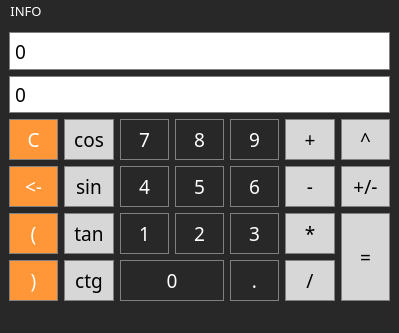
<?xml version="1.0" encoding="UTF-8"?>
<ui version="4.0">
 <class>MainWindow</class>
 <widget class="QMainWindow" name="MainWindow">
  <property name="geometry">
   <rect>
    <x>0</x>
    <y>0</y>
    <width>399</width>
    <height>333</height>
   </rect>
  </property>
  <property name="minimumSize">
   <size>
    <width>399</width>
    <height>333</height>
   </size>
  </property>
  <property name="maximumSize">
   <size>
    <width>501</width>
    <height>401</height>
   </size>
  </property>
  <property name="font">
   <font>
    <family>OCR A Extended</family>
    <pointsize>10</pointsize>
   </font>
  </property>
  <property name="windowTitle">
   <string>CALCULATOR</string>
  </property>
  <property name="styleSheet">
   <string notr="true">background-color: rgb(40, 40, 40);
color: white;</string>
  </property>
  <widget class="QWidget" name="centralwidget">
   <layout class="QGridLayout" name="gridLayout">
    <item row="3" column="6">
     <widget class="QPushButton" name="b_uminus">
      <property name="sizePolicy">
       <sizepolicy hsizetype="Minimum" vsizetype="Preferred">
        <horstretch>0</horstretch>
        <verstretch>0</verstretch>
       </sizepolicy>
      </property>
      <property name="minimumSize">
       <size>
        <width>41</width>
        <height>41</height>
       </size>
      </property>
      <property name="maximumSize">
       <size>
        <width>61</width>
        <height>61</height>
       </size>
      </property>
      <property name="font">
       <font>
        <family>OCR A Extended</family>
        <pointsize>14</pointsize>
       </font>
      </property>
      <property name="styleSheet">
       <string notr="true">QPushButton {
   	color: black;
  	background-color: rgb(215, 215, 215);
  	border: 1px solid gray;
}
QPushButton:pressed {
    background-color: qlineargradient(x1: 0, y1: 0, x2: 0, y2: 1,
                                      stop: 0 #BEBEBE, stop: 1 #D7D7D7);
}</string>
      </property>
      <property name="text">
       <string>+/-</string>
      </property>
     </widget>
    </item>
    <item row="2" column="4">
     <widget class="QPushButton" name="b_9">
      <property name="sizePolicy">
       <sizepolicy hsizetype="Minimum" vsizetype="Preferred">
        <horstretch>0</horstretch>
        <verstretch>0</verstretch>
       </sizepolicy>
      </property>
      <property name="minimumSize">
       <size>
        <width>41</width>
        <height>41</height>
       </size>
      </property>
      <property name="maximumSize">
       <size>
        <width>61</width>
        <height>61</height>
       </size>
      </property>
      <property name="font">
       <font>
        <family>OCR A Extended</family>
        <pointsize>14</pointsize>
       </font>
      </property>
      <property name="styleSheet">
       <string notr="true">QPushButton {
   	color: white;
   	border: 1px solid gray;
	background-color: rgb(40, 40, 40);
}
QPushButton:pressed {
    background-color: qlineargradient(x1: 0, y1: 0, x2: 0, y2: 1,
                                      stop: 0 #dadbde, stop: 1 rgb(40, 40, 40));
}</string>
      </property>
      <property name="text">
       <string>9</string>
      </property>
     </widget>
    </item>
    <item row="2" column="2">
     <widget class="QPushButton" name="b_7">
      <property name="sizePolicy">
       <sizepolicy hsizetype="Minimum" vsizetype="Preferred">
        <horstretch>0</horstretch>
        <verstretch>0</verstretch>
       </sizepolicy>
      </property>
      <property name="minimumSize">
       <size>
        <width>41</width>
        <height>41</height>
       </size>
      </property>
      <property name="maximumSize">
       <size>
        <width>61</width>
        <height>61</height>
       </size>
      </property>
      <property name="font">
       <font>
        <family>OCR A Extended</family>
        <pointsize>14</pointsize>
       </font>
      </property>
      <property name="styleSheet">
       <string notr="true">QPushButton {
   	color: white;
   	border: 1px solid gray;
	background-color: rgb(40, 40, 40);
}
QPushButton:pressed {
    background-color: qlineargradient(x1: 0, y1: 0, x2: 0, y2: 1,
                                      stop: 0 #dadbde, stop: 1 rgb(40, 40, 40));
}</string>
      </property>
      <property name="text">
       <string>7</string>
      </property>
     </widget>
    </item>
    <item row="4" column="1">
     <widget class="QPushButton" name="b_tan">
      <property name="sizePolicy">
       <sizepolicy hsizetype="Minimum" vsizetype="Preferred">
        <horstretch>0</horstretch>
        <verstretch>0</verstretch>
       </sizepolicy>
      </property>
      <property name="minimumSize">
       <size>
        <width>41</width>
        <height>41</height>
       </size>
      </property>
      <property name="maximumSize">
       <size>
        <width>61</width>
        <height>61</height>
       </size>
      </property>
      <property name="font">
       <font>
        <family>OCR A Extended</family>
        <pointsize>14</pointsize>
       </font>
      </property>
      <property name="styleSheet">
       <string notr="true">QPushButton {
   	color: black;
  	background-color: rgb(215, 215, 215);
  	border: 1px solid gray;
}
QPushButton:pressed {
    background-color: qlineargradient(x1: 0, y1: 0, x2: 0, y2: 1,
                                      stop: 0 #BEBEBE, stop: 1 #D7D7D7);
}</string>
      </property>
      <property name="text">
       <string>tan</string>
      </property>
     </widget>
    </item>
    <item row="4" column="2">
     <widget class="QPushButton" name="b_1">
      <property name="sizePolicy">
       <sizepolicy hsizetype="Minimum" vsizetype="Preferred">
        <horstretch>0</horstretch>
        <verstretch>0</verstretch>
       </sizepolicy>
      </property>
      <property name="minimumSize">
       <size>
        <width>41</width>
        <height>41</height>
       </size>
      </property>
      <property name="maximumSize">
       <size>
        <width>61</width>
        <height>61</height>
       </size>
      </property>
      <property name="font">
       <font>
        <family>OCR A Extended</family>
        <pointsize>14</pointsize>
       </font>
      </property>
      <property name="styleSheet">
       <string notr="true">QPushButton {
   	color: white;
   	border: 1px solid gray;
	background-color: rgb(40, 40, 40);
}
QPushButton:pressed {
    background-color: qlineargradient(x1: 0, y1: 0, x2: 0, y2: 1,
                                      stop: 0 #dadbde, stop: 1 rgb(40, 40, 40));
}</string>
      </property>
      <property name="text">
       <string>1</string>
      </property>
     </widget>
    </item>
    <item row="5" column="1">
     <widget class="QPushButton" name="b_ctg">
      <property name="sizePolicy">
       <sizepolicy hsizetype="Minimum" vsizetype="Preferred">
        <horstretch>0</horstretch>
        <verstretch>0</verstretch>
       </sizepolicy>
      </property>
      <property name="minimumSize">
       <size>
        <width>41</width>
        <height>41</height>
       </size>
      </property>
      <property name="maximumSize">
       <size>
        <width>61</width>
        <height>61</height>
       </size>
      </property>
      <property name="font">
       <font>
        <family>OCR A Extended</family>
        <pointsize>14</pointsize>
       </font>
      </property>
      <property name="styleSheet">
       <string notr="true">QPushButton {
  	color: black;
  	background-color: rgb(215, 215, 215);
  	border: 1px solid gray;
}
QPushButton:pressed {
    background-color: qlineargradient(x1: 0, y1: 0, x2: 0, y2: 1,
                                      stop: 0 #BEBEBE, stop: 1 #D7D7D7);
}</string>
      </property>
      <property name="text">
       <string>ctg</string>
      </property>
     </widget>
    </item>
    <item row="5" column="2" colspan="2">
     <widget class="QPushButton" name="b_0">
      <property name="sizePolicy">
       <sizepolicy hsizetype="Minimum" vsizetype="Preferred">
        <horstretch>0</horstretch>
        <verstretch>0</verstretch>
       </sizepolicy>
      </property>
      <property name="minimumSize">
       <size>
        <width>0</width>
        <height>41</height>
       </size>
      </property>
      <property name="maximumSize">
       <size>
        <width>16777215</width>
        <height>61</height>
       </size>
      </property>
      <property name="font">
       <font>
        <family>OCR A Extended</family>
        <pointsize>14</pointsize>
       </font>
      </property>
      <property name="styleSheet">
       <string notr="true">QPushButton {
   	color: white;
   	border: 1px solid gray;
	background-color: rgb(40, 40, 40);
}
QPushButton:pressed {
    background-color: qlineargradient(x1: 0, y1: 0, x2: 0, y2: 1,
                                      stop: 0 #dadbde, stop: 1 rgb(40, 40, 40));
}</string>
      </property>
      <property name="text">
       <string>0</string>
      </property>
     </widget>
    </item>
    <item row="4" column="4">
     <widget class="QPushButton" name="b_3">
      <property name="sizePolicy">
       <sizepolicy hsizetype="Minimum" vsizetype="Preferred">
        <horstretch>0</horstretch>
        <verstretch>0</verstretch>
       </sizepolicy>
      </property>
      <property name="minimumSize">
       <size>
        <width>41</width>
        <height>41</height>
       </size>
      </property>
      <property name="maximumSize">
       <size>
        <width>61</width>
        <height>61</height>
       </size>
      </property>
      <property name="font">
       <font>
        <family>OCR A Extended</family>
        <pointsize>14</pointsize>
       </font>
      </property>
      <property name="styleSheet">
       <string notr="true">QPushButton {
   	color: white;
   	border: 1px solid gray;
	background-color: rgb(40, 40, 40);
}
QPushButton:pressed {
    background-color: qlineargradient(x1: 0, y1: 0, x2: 0, y2: 1,
                                      stop: 0 #dadbde, stop: 1 rgb(40, 40, 40));
}</string>
      </property>
      <property name="text">
       <string>3</string>
      </property>
     </widget>
    </item>
    <item row="4" column="6" rowspan="2">
     <widget class="QPushButton" name="b_equals">
      <property name="sizePolicy">
       <sizepolicy hsizetype="Minimum" vsizetype="Preferred">
        <horstretch>0</horstretch>
        <verstretch>0</verstretch>
       </sizepolicy>
      </property>
      <property name="minimumSize">
       <size>
        <width>41</width>
        <height>0</height>
       </size>
      </property>
      <property name="maximumSize">
       <size>
        <width>61</width>
        <height>16777215</height>
       </size>
      </property>
      <property name="font">
       <font>
        <family>OCR A Extended</family>
        <pointsize>14</pointsize>
       </font>
      </property>
      <property name="styleSheet">
       <string notr="true">QPushButton {
   	color: black;
  	background-color: rgb(215, 215, 215);
  	border: 1px solid gray;
}
QPushButton:pressed {
    background-color: qlineargradient(x1: 0, y1: 0, x2: 0, y2: 1,
                                      stop: 0 #BEBEBE, stop: 1 #D7D7D7);
}</string>
      </property>
      <property name="text">
       <string>=</string>
      </property>
     </widget>
    </item>
    <item row="5" column="0">
     <widget class="QPushButton" name="b_right">
      <property name="sizePolicy">
       <sizepolicy hsizetype="Minimum" vsizetype="Preferred">
        <horstretch>0</horstretch>
        <verstretch>0</verstretch>
       </sizepolicy>
      </property>
      <property name="minimumSize">
       <size>
        <width>41</width>
        <height>41</height>
       </size>
      </property>
      <property name="maximumSize">
       <size>
        <width>61</width>
        <height>61</height>
       </size>
      </property>
      <property name="font">
       <font>
        <family>OCR A Extended</family>
        <pointsize>14</pointsize>
       </font>
      </property>
      <property name="styleSheet">
       <string notr="true">QPushButton {
  	background-color: rgb(255, 151, 57);
  	color: white; 
  	border: 1px solid gray;
}

QPushButton:pressed {
    background-color: qlineargradient(x1: 0, y1: 0, x2: 0, y2: 1,
                                      stop: 0 #FF7832, stop: 1 #FF9739);
}</string>
      </property>
      <property name="text">
       <string>)</string>
      </property>
     </widget>
    </item>
    <item row="5" column="4">
     <widget class="QPushButton" name="b_point">
      <property name="sizePolicy">
       <sizepolicy hsizetype="Minimum" vsizetype="Preferred">
        <horstretch>0</horstretch>
        <verstretch>0</verstretch>
       </sizepolicy>
      </property>
      <property name="minimumSize">
       <size>
        <width>41</width>
        <height>41</height>
       </size>
      </property>
      <property name="maximumSize">
       <size>
        <width>61</width>
        <height>61</height>
       </size>
      </property>
      <property name="font">
       <font>
        <family>OCR A Extended</family>
        <pointsize>14</pointsize>
       </font>
      </property>
      <property name="styleSheet">
       <string notr="true">QPushButton {
   	color: white;
   	border: 1px solid gray;
	background-color: rgb(40, 40, 40);
}
QPushButton:pressed {
    background-color: qlineargradient(x1: 0, y1: 0, x2: 0, y2: 1,
                                      stop: 0 #dadbde, stop: 1 rgb(40, 40, 40));
}</string>
      </property>
      <property name="text">
       <string>.</string>
      </property>
     </widget>
    </item>
    <item row="2" column="1">
     <widget class="QPushButton" name="b_cos">
      <property name="sizePolicy">
       <sizepolicy hsizetype="Minimum" vsizetype="Preferred">
        <horstretch>0</horstretch>
        <verstretch>0</verstretch>
       </sizepolicy>
      </property>
      <property name="minimumSize">
       <size>
        <width>41</width>
        <height>41</height>
       </size>
      </property>
      <property name="maximumSize">
       <size>
        <width>61</width>
        <height>61</height>
       </size>
      </property>
      <property name="font">
       <font>
        <family>OCR A Extended</family>
        <pointsize>14</pointsize>
       </font>
      </property>
      <property name="styleSheet">
       <string notr="true">QPushButton {
   	color: black;
  	background-color: rgb(215, 215, 215);
  	border: 1px solid gray;
}
QPushButton:pressed {
    background-color: qlineargradient(x1: 0, y1: 0, x2: 0, y2: 1,
                                      stop: 0 #BEBEBE, stop: 1 #D7D7D7);
}</string>
      </property>
      <property name="text">
       <string>cos</string>
      </property>
     </widget>
    </item>
    <item row="2" column="6">
     <widget class="QPushButton" name="b_power">
      <property name="sizePolicy">
       <sizepolicy hsizetype="Minimum" vsizetype="Preferred">
        <horstretch>0</horstretch>
        <verstretch>0</verstretch>
       </sizepolicy>
      </property>
      <property name="minimumSize">
       <size>
        <width>41</width>
        <height>41</height>
       </size>
      </property>
      <property name="maximumSize">
       <size>
        <width>61</width>
        <height>61</height>
       </size>
      </property>
      <property name="font">
       <font>
        <family>OCR A Extended</family>
        <pointsize>14</pointsize>
       </font>
      </property>
      <property name="styleSheet">
       <string notr="true">QPushButton {
   	color: black;
  	background-color: rgb(215, 215, 215);
  	border: 1px solid gray;
}
QPushButton:pressed {
    background-color: qlineargradient(x1: 0, y1: 0, x2: 0, y2: 1,
                                      stop: 0 #BEBEBE, stop: 1 #D7D7D7);
}</string>
      </property>
      <property name="text">
       <string>^</string>
      </property>
     </widget>
    </item>
    <item row="2" column="0">
     <widget class="QPushButton" name="b_clear">
      <property name="sizePolicy">
       <sizepolicy hsizetype="Minimum" vsizetype="Preferred">
        <horstretch>0</horstretch>
        <verstretch>0</verstretch>
       </sizepolicy>
      </property>
      <property name="minimumSize">
       <size>
        <width>41</width>
        <height>41</height>
       </size>
      </property>
      <property name="maximumSize">
       <size>
        <width>61</width>
        <height>61</height>
       </size>
      </property>
      <property name="font">
       <font>
        <family>OCR A Extended</family>
        <pointsize>14</pointsize>
       </font>
      </property>
      <property name="styleSheet">
       <string notr="true">QPushButton {
  	background-color: rgb(255, 151, 57);
 	color: white; 
  	border: 1px solid gray;
}

QPushButton:pressed {
	background-color: qlineargradient(x1: 0, y1: 0, x2: 0, y2: 1,
                                      stop: 0 #FF7832, stop: 1 #FF9739);
}</string>
      </property>
      <property name="text">
       <string>C</string>
      </property>
     </widget>
    </item>
    <item row="3" column="2">
     <widget class="QPushButton" name="b_4">
      <property name="sizePolicy">
       <sizepolicy hsizetype="Minimum" vsizetype="Preferred">
        <horstretch>0</horstretch>
        <verstretch>0</verstretch>
       </sizepolicy>
      </property>
      <property name="minimumSize">
       <size>
        <width>41</width>
        <height>41</height>
       </size>
      </property>
      <property name="maximumSize">
       <size>
        <width>61</width>
        <height>61</height>
       </size>
      </property>
      <property name="font">
       <font>
        <family>OCR A Extended</family>
        <pointsize>14</pointsize>
       </font>
      </property>
      <property name="styleSheet">
       <string notr="true">QPushButton {
   	color: white;
   	border: 1px solid gray;
	background-color: rgb(40, 40, 40);
}
QPushButton:pressed {
    background-color: qlineargradient(x1: 0, y1: 0, x2: 0, y2: 1,
                                      stop: 0 #dadbde, stop: 1 rgb(40, 40, 40));
}</string>
      </property>
      <property name="text">
       <string>4</string>
      </property>
     </widget>
    </item>
    <item row="3" column="4">
     <widget class="QPushButton" name="b_6">
      <property name="sizePolicy">
       <sizepolicy hsizetype="Minimum" vsizetype="Preferred">
        <horstretch>0</horstretch>
        <verstretch>0</verstretch>
       </sizepolicy>
      </property>
      <property name="minimumSize">
       <size>
        <width>41</width>
        <height>41</height>
       </size>
      </property>
      <property name="maximumSize">
       <size>
        <width>61</width>
        <height>61</height>
       </size>
      </property>
      <property name="font">
       <font>
        <family>OCR A Extended</family>
        <pointsize>14</pointsize>
       </font>
      </property>
      <property name="styleSheet">
       <string notr="true">QPushButton {
   	color: white;
   	border: 1px solid gray;
	background-color: rgb(40, 40, 40);
}
QPushButton:pressed {
    background-color: qlineargradient(x1: 0, y1: 0, x2: 0, y2: 1,
                                      stop: 0 #dadbde, stop: 1 rgb(40, 40, 40));
}</string>
      </property>
      <property name="text">
       <string>6</string>
      </property>
     </widget>
    </item>
    <item row="4" column="3">
     <widget class="QPushButton" name="b_2">
      <property name="sizePolicy">
       <sizepolicy hsizetype="Minimum" vsizetype="Preferred">
        <horstretch>0</horstretch>
        <verstretch>0</verstretch>
       </sizepolicy>
      </property>
      <property name="minimumSize">
       <size>
        <width>41</width>
        <height>41</height>
       </size>
      </property>
      <property name="maximumSize">
       <size>
        <width>61</width>
        <height>61</height>
       </size>
      </property>
      <property name="font">
       <font>
        <family>OCR A Extended</family>
        <pointsize>14</pointsize>
       </font>
      </property>
      <property name="styleSheet">
       <string notr="true">QPushButton {
   	color: white;
   	border: 1px solid gray;
	background-color: rgb(40, 40, 40);
}
QPushButton:pressed {
    background-color: qlineargradient(x1: 0, y1: 0, x2: 0, y2: 1,
                                      stop: 0 #dadbde, stop: 1 rgb(40, 40, 40));
}</string>
      </property>
      <property name="text">
       <string>2</string>
      </property>
     </widget>
    </item>
    <item row="2" column="3">
     <widget class="QPushButton" name="b_8">
      <property name="sizePolicy">
       <sizepolicy hsizetype="Minimum" vsizetype="Preferred">
        <horstretch>0</horstretch>
        <verstretch>0</verstretch>
       </sizepolicy>
      </property>
      <property name="minimumSize">
       <size>
        <width>41</width>
        <height>41</height>
       </size>
      </property>
      <property name="maximumSize">
       <size>
        <width>61</width>
        <height>61</height>
       </size>
      </property>
      <property name="font">
       <font>
        <family>OCR A Extended</family>
        <pointsize>14</pointsize>
       </font>
      </property>
      <property name="styleSheet">
       <string notr="true">QPushButton {
   	color: white;
   	border: 1px solid gray;
	background-color: rgb(40, 40, 40);
}
QPushButton:pressed {
    background-color: qlineargradient(x1: 0, y1: 0, x2: 0, y2: 1,
                                      stop: 0 #dadbde, stop: 1 rgb(40, 40, 40));
}</string>
      </property>
      <property name="text">
       <string>8</string>
      </property>
     </widget>
    </item>
    <item row="4" column="0">
     <widget class="QPushButton" name="b_left">
      <property name="sizePolicy">
       <sizepolicy hsizetype="Minimum" vsizetype="Preferred">
        <horstretch>0</horstretch>
        <verstretch>0</verstretch>
       </sizepolicy>
      </property>
      <property name="minimumSize">
       <size>
        <width>41</width>
        <height>41</height>
       </size>
      </property>
      <property name="maximumSize">
       <size>
        <width>61</width>
        <height>61</height>
       </size>
      </property>
      <property name="font">
       <font>
        <family>OCR A Extended</family>
        <pointsize>14</pointsize>
       </font>
      </property>
      <property name="styleSheet">
       <string notr="true">QPushButton {
  	background-color: rgb(255, 151, 57);
  	color: white; 
  	border: 1px solid gray;
}

QPushButton:pressed {
    background-color: qlineargradient(x1: 0, y1: 0, x2: 0, y2: 1,
                                      stop: 0 #FF7832, stop: 1 #FF9739);
}</string>
      </property>
      <property name="text">
       <string>(</string>
      </property>
     </widget>
    </item>
    <item row="3" column="0">
     <widget class="QPushButton" name="b_back">
      <property name="sizePolicy">
       <sizepolicy hsizetype="Minimum" vsizetype="Preferred">
        <horstretch>0</horstretch>
        <verstretch>0</verstretch>
       </sizepolicy>
      </property>
      <property name="minimumSize">
       <size>
        <width>41</width>
        <height>41</height>
       </size>
      </property>
      <property name="maximumSize">
       <size>
        <width>61</width>
        <height>61</height>
       </size>
      </property>
      <property name="font">
       <font>
        <family>OCR A Extended</family>
        <pointsize>14</pointsize>
       </font>
      </property>
      <property name="styleSheet">
       <string notr="true">QPushButton {
  	background-color: rgb(255, 151, 57);
  	color: white; 
  	border: 1px solid gray;
}

QPushButton:pressed {
    background-color: qlineargradient(x1: 0, y1: 0, x2: 0, y2: 1,
                                      stop: 0 #FF7832, stop: 1 #FF9739);
}</string>
      </property>
      <property name="text">
       <string>&lt;-</string>
      </property>
     </widget>
    </item>
    <item row="3" column="3">
     <widget class="QPushButton" name="b_5">
      <property name="sizePolicy">
       <sizepolicy hsizetype="Minimum" vsizetype="Preferred">
        <horstretch>0</horstretch>
        <verstretch>0</verstretch>
       </sizepolicy>
      </property>
      <property name="minimumSize">
       <size>
        <width>41</width>
        <height>41</height>
       </size>
      </property>
      <property name="maximumSize">
       <size>
        <width>61</width>
        <height>61</height>
       </size>
      </property>
      <property name="font">
       <font>
        <family>OCR A Extended</family>
        <pointsize>14</pointsize>
       </font>
      </property>
      <property name="styleSheet">
       <string notr="true">QPushButton {
   	color: white;
   	border: 1px solid gray;
	background-color: rgb(40, 40, 40);
}
QPushButton:pressed {
    background-color: qlineargradient(x1: 0, y1: 0, x2: 0, y2: 1,
                                      stop: 0 #dadbde, stop: 1 rgb(40, 40, 40));
}</string>
      </property>
      <property name="text">
       <string>5</string>
      </property>
     </widget>
    </item>
    <item row="3" column="1">
     <widget class="QPushButton" name="b_sin">
      <property name="sizePolicy">
       <sizepolicy hsizetype="Minimum" vsizetype="Preferred">
        <horstretch>0</horstretch>
        <verstretch>0</verstretch>
       </sizepolicy>
      </property>
      <property name="minimumSize">
       <size>
        <width>41</width>
        <height>41</height>
       </size>
      </property>
      <property name="maximumSize">
       <size>
        <width>61</width>
        <height>61</height>
       </size>
      </property>
      <property name="font">
       <font>
        <family>OCR A Extended</family>
        <pointsize>14</pointsize>
       </font>
      </property>
      <property name="styleSheet">
       <string notr="true">QPushButton {
   	color: black;
  	background-color: rgb(215, 215, 215);
  	border: 1px solid gray;
}
QPushButton:pressed {
    background-color: qlineargradient(x1: 0, y1: 0, x2: 0, y2: 1,
                                      stop: 0 #BEBEBE, stop: 1 #D7D7D7);
}</string>
      </property>
      <property name="text">
       <string>sin</string>
      </property>
     </widget>
    </item>
    <item row="3" column="5">
     <widget class="QPushButton" name="b_minus">
      <property name="sizePolicy">
       <sizepolicy hsizetype="Minimum" vsizetype="Preferred">
        <horstretch>0</horstretch>
        <verstretch>0</verstretch>
       </sizepolicy>
      </property>
      <property name="minimumSize">
       <size>
        <width>41</width>
        <height>41</height>
       </size>
      </property>
      <property name="maximumSize">
       <size>
        <width>61</width>
        <height>61</height>
       </size>
      </property>
      <property name="font">
       <font>
        <family>OCR A Extended</family>
        <pointsize>14</pointsize>
       </font>
      </property>
      <property name="styleSheet">
       <string notr="true">QPushButton {
   	color: black;
  	background-color: rgb(215, 215, 215);
  	border: 1px solid gray;
}
QPushButton:pressed {
    background-color: qlineargradient(x1: 0, y1: 0, x2: 0, y2: 1,
                                      stop: 0 #BEBEBE, stop: 1 #D7D7D7);
}</string>
      </property>
      <property name="text">
       <string>-</string>
      </property>
     </widget>
    </item>
    <item row="2" column="5">
     <widget class="QPushButton" name="b_plus">
      <property name="sizePolicy">
       <sizepolicy hsizetype="Minimum" vsizetype="Preferred">
        <horstretch>0</horstretch>
        <verstretch>0</verstretch>
       </sizepolicy>
      </property>
      <property name="minimumSize">
       <size>
        <width>41</width>
        <height>41</height>
       </size>
      </property>
      <property name="maximumSize">
       <size>
        <width>61</width>
        <height>61</height>
       </size>
      </property>
      <property name="font">
       <font>
        <family>OCR A Extended</family>
        <pointsize>14</pointsize>
       </font>
      </property>
      <property name="styleSheet">
       <string notr="true">QPushButton {
   	color: black;
  	background-color: rgb(215, 215, 215);
  	border: 1px solid gray;
}
QPushButton:pressed {
    background-color: qlineargradient(x1: 0, y1: 0, x2: 0, y2: 1,
                                      stop: 0 #BEBEBE, stop: 1 #D7D7D7);
}</string>
      </property>
      <property name="text">
       <string>+</string>
      </property>
     </widget>
    </item>
    <item row="4" column="5">
     <widget class="QPushButton" name="b_multiple">
      <property name="sizePolicy">
       <sizepolicy hsizetype="Minimum" vsizetype="Preferred">
        <horstretch>0</horstretch>
        <verstretch>0</verstretch>
       </sizepolicy>
      </property>
      <property name="minimumSize">
       <size>
        <width>41</width>
        <height>41</height>
       </size>
      </property>
      <property name="maximumSize">
       <size>
        <width>61</width>
        <height>61</height>
       </size>
      </property>
      <property name="font">
       <font>
        <family>OCR A Extended</family>
        <pointsize>14</pointsize>
       </font>
      </property>
      <property name="styleSheet">
       <string notr="true">QPushButton {
   	color: black;
  	background-color: rgb(215, 215, 215);
  	border: 1px solid gray;
}
QPushButton:pressed {
    background-color: qlineargradient(x1: 0, y1: 0, x2: 0, y2: 1,
                                      stop: 0 #BEBEBE, stop: 1 #D7D7D7);
}</string>
      </property>
      <property name="text">
       <string>*</string>
      </property>
     </widget>
    </item>
    <item row="5" column="5">
     <widget class="QPushButton" name="b_division">
      <property name="sizePolicy">
       <sizepolicy hsizetype="Minimum" vsizetype="Preferred">
        <horstretch>0</horstretch>
        <verstretch>0</verstretch>
       </sizepolicy>
      </property>
      <property name="minimumSize">
       <size>
        <width>41</width>
        <height>41</height>
       </size>
      </property>
      <property name="maximumSize">
       <size>
        <width>61</width>
        <height>61</height>
       </size>
      </property>
      <property name="font">
       <font>
        <family>OCR A Extended</family>
        <pointsize>14</pointsize>
       </font>
      </property>
      <property name="styleSheet">
       <string notr="true">QPushButton {
   	color: black;
  	background-color: rgb(215, 215, 215);
  	border: 1px solid gray;
}
QPushButton:pressed {
    background-color: qlineargradient(x1: 0, y1: 0, x2: 0, y2: 1,
                                      stop: 0 #BEBEBE, stop: 1 #D7D7D7);
}</string>
      </property>
      <property name="text">
       <string>/</string>
      </property>
     </widget>
    </item>
    <item row="1" column="0" colspan="7">
     <widget class="QLabel" name="output">
      <property name="sizePolicy">
       <sizepolicy hsizetype="Preferred" vsizetype="Preferred">
        <horstretch>0</horstretch>
        <verstretch>0</verstretch>
       </sizepolicy>
      </property>
      <property name="minimumSize">
       <size>
        <width>281</width>
        <height>31</height>
       </size>
      </property>
      <property name="maximumSize">
       <size>
        <width>501</width>
        <height>41</height>
       </size>
      </property>
      <property name="font">
       <font>
        <family>OCR A Extended</family>
        <pointsize>14</pointsize>
       </font>
      </property>
      <property name="styleSheet">
       <string notr="true">QLabel {
	color: black;
    border: 1px solid gray;
	background-color: white;
}</string>
      </property>
      <property name="text">
       <string>0</string>
      </property>
     </widget>
    </item>
    <item row="0" column="0" colspan="7">
     <widget class="QLabel" name="input">
      <property name="sizePolicy">
       <sizepolicy hsizetype="Preferred" vsizetype="Preferred">
        <horstretch>0</horstretch>
        <verstretch>0</verstretch>
       </sizepolicy>
      </property>
      <property name="minimumSize">
       <size>
        <width>281</width>
        <height>31</height>
       </size>
      </property>
      <property name="maximumSize">
       <size>
        <width>501</width>
        <height>41</height>
       </size>
      </property>
      <property name="font">
       <font>
        <family>OCR A Extended</family>
        <pointsize>14</pointsize>
       </font>
      </property>
      <property name="styleSheet">
       <string notr="true">QLabel {
	color: black;
    border: 1px solid gray;
    background-color: white;
}</string>
      </property>
      <property name="text">
       <string>0</string>
      </property>
     </widget>
    </item>
   </layout>
  </widget>
  <widget class="QMenuBar" name="menubar">
   <property name="geometry">
    <rect>
     <x>0</x>
     <y>0</y>
     <width>399</width>
     <height>26</height>
    </rect>
   </property>
   <property name="font">
    <font>
     <family>OCR A Extended</family>
     <pointsize>10</pointsize>
    </font>
   </property>
   <widget class="QMenu" name="menu_info">
    <property name="font">
     <font>
      <family>OCR A Extended</family>
      <pointsize>10</pointsize>
     </font>
    </property>
    <property name="title">
     <string>INFO</string>
    </property>
    <addaction name="action_about_author"/>
   </widget>
   <addaction name="menu_info"/>
  </widget>
  <widget class="QStatusBar" name="statusbar">
   <property name="font">
    <font>
     <family>OCR A Extended</family>
     <pointsize>10</pointsize>
    </font>
   </property>
  </widget>
  <action name="action_about_author">
   <property name="text">
    <string>About author...</string>
   </property>
  </action>
 </widget>
 <resources/>
 <connections/>
</ui>
